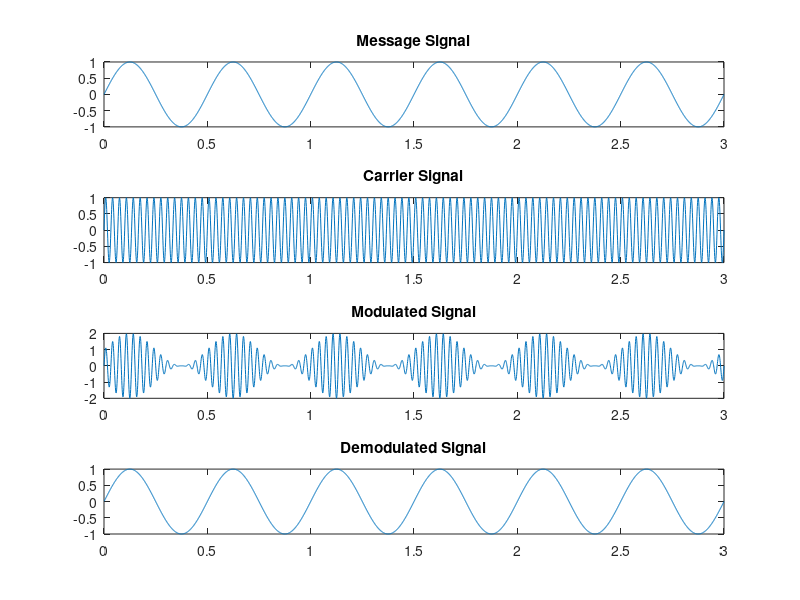

MATLAB code to generate this figure:
clc; #... Clear command line
clear all; #... Clear variables
close all; #... Clear figures

msg_amplitude = 1; #... Amplitude of message signal
msg_frequency = 2; #... Frequency(Hz) of message signal
time = 0:0.001:3; #... Time samples
message_signal = msg_amplitude*sin(2*pi*msg_frequency*time); #... Message signal
subplot(4,1,1);
plot(time, message_signal);
title('Message Signal');

carrier_amplitude = 1; #... Amplitude of carrier signal
carrier_frequency = 30; #... Frequency(Hz) of carrier signal
carrier_signal = carrier_amplitude*sin(2*pi*carrier_frequency*time); #... Carrier signal
subplot(4,1,2);
plot(time, carrier_signal);
title('Carrier Signal');

#... Modulation
modulated_signal = (carrier_amplitude+message_signal).*sin(2*pi*carrier_frequency*time);
subplot(4,1,3);
plot(time, modulated_signal);
title('Modulated Signal');

#... Demodulation
carrier_signal = carrier_signal/carrier_amplitude;
demodulated_signal = (modulated_signal./carrier_signal)-carrier_amplitude;
subplot(4,1,4);
plot(time, demodulated_signal);
title('Demodulated Signal');
